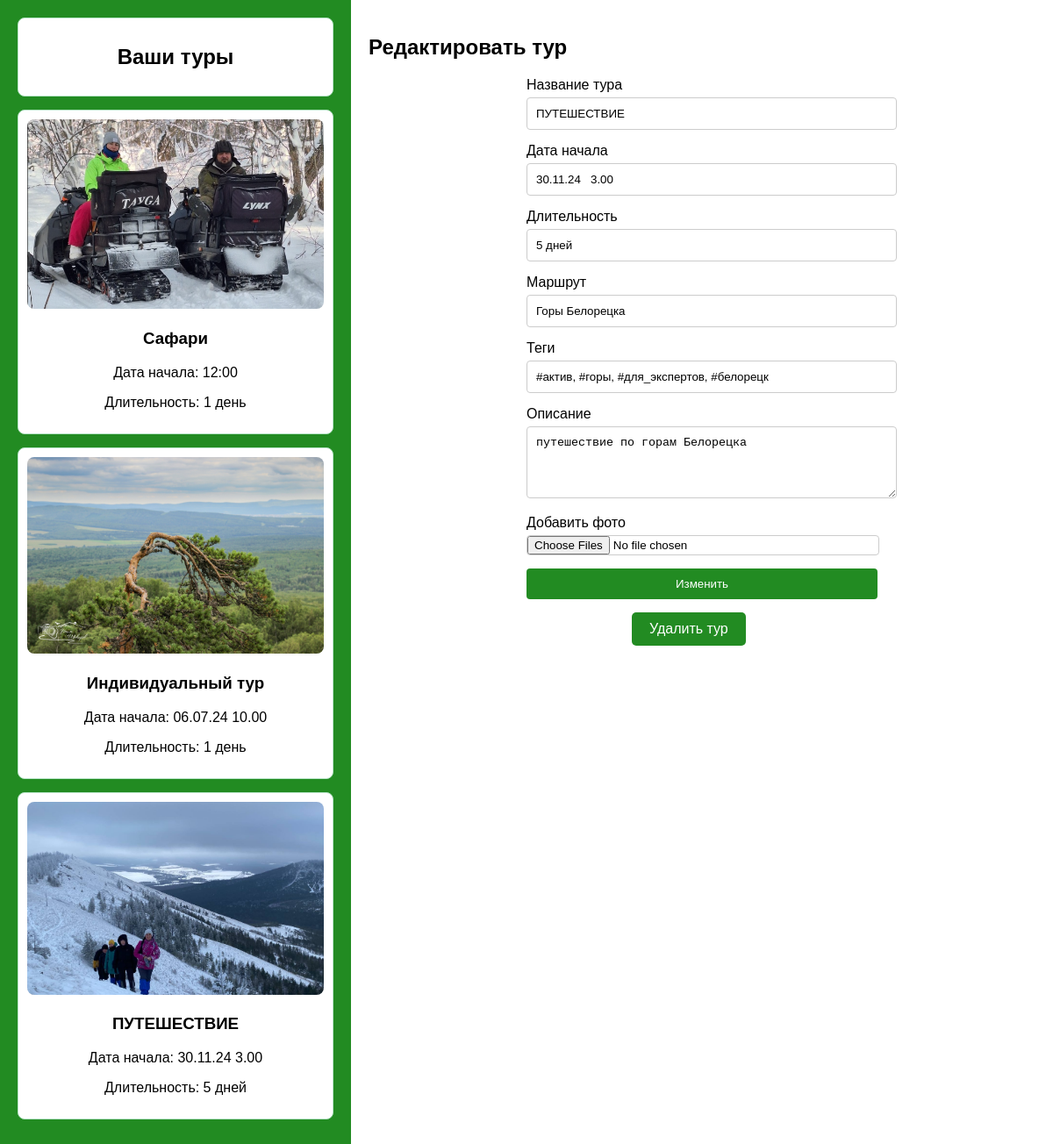
Page /admin/edit_tour/5 (signed in) on the committed database.
### tables this page shows
CREATE TABLE tours (id INTEGER PRIMARY KEY AUTOINCREMENT, title varchar (255), start_time varchar (255), duration varchar (255), route varchar (255), tags varchar (255), tour_agency varchar (255), photo varchar (255), agency_id varchar (255));

CREATE TABLE tour_descriptions (id INTEGER PRIMARY KEY AUTOINCREMENT, tour_id INTEGER, description varchar (255), program varchar (255), photo varchar (255));

### main.py (the view)
@app.get("/admin", response_class=HTMLResponse)
@app.get("/admin/edit_tour/{tour_id}", response_class=HTMLResponse)
@limiter.limit("120/minute")
async def admin_edit_tour(request: Request, tour_id: int = None):
    tour_agency_id = decode_jwt(request.cookies.get("Authorization")).get("tour_agency_id")
    if not tour_agency_id:
        return "NO PERMISSION"
    args = db.get_all_tours_agency(tour_agency_id)
    tour_list = [Tour(*args) for args in args]
    current_tour = db.get_tour_by_id(tour_id)
    current_tour_descriptions = db.get_description_tour(tour_id)
    if tour_id is not None:
        return templates.TemplateResponse(request=request, name="edit_tour.html", context={
            "tours": tour_list,
            "descriptions": TourDescription(*current_tour_descriptions),
            "is_edit": True,
            "current_tour": Tour(*current_tour)
        })
    return templates.TemplateResponse(request=request, name="edit_tour.html", context={
        "tours": tour_list,
        "is_edit": False
    })

### templates/edit_tour.html (shortened to what this page needs)
<!DOCTYPE html>
<html lang="ru">
<head>
    <link rel="stylesheet" href="/static/edit_tour.css">
</head>
<body>
    <div class="container">
        <div class="card-list">
            <div class="card" onclick="window.location.href='/admin'">
            <h2>Ваши туры</h2>
            </div>
            {% for tour in tours %}
            <div class="card" onclick="window.location.href='/admin/edit_tour/{{ tour.id }}'">
                <img src="/static/photo/{{ tour.photo }}" alt="{{ tour.title }}">
                <h3>{{ tour.title }}</h3>
                <p>Дата начала: {{ tour.start_time }}</p>
                <p>Длительность: {{ tour.duration }}</p>
            </div>
            {% endfor %}
        </div>
        {% if is_edit %}
        <div class="form-section">
            <h2>Редактировать тур</h2>
            <form action="/update-tour" method="post" enctype="multipart/form-data">
                <label for="title">Название тура</label>
                <input value="{{ current_tour.title }}" type="text" id="title" name="title" required>
                <label for="start_time">Дата начала</label>
                <input value="{{ current_tour.start_time }}" type="text" id="start_time" name="start_time" placeholder="дд.мм.гггг чч:мм" required>
                <label for="duration">Длительность</label>
                <input value="{{ current_tour.duration }}" type="text" id="duration" name="duration" placeholder="Количество дней" required>
                <label for="route">Маршрут</label>
                <input value="{{ current_tour.route }}" type="text" id="route" name="route" required>
                <label for="tags">Теги</label>
                <input value="{{ current_tour.tags }}" type="text" id="tags" name="tags" placeholder="Теги через запятую" required>
                <label for="description">Описание</label>
                <textarea id="description" name="description" rows="4">{{ descriptions.description }}</textarea>
                <label for="photos">Добавить фото</label>
                <input type="file" id="photos" name="photos" accept="image/*" multiple>
                <button type="submit">Изменить</button>
                <a type="rem-tour-btn" href="/rem_tour/{{ current_tour.id }}">Удалить тур</a>
            </form>
        </div>
        {% else %}
        <a class="add-tour-btn" href="/add_tour">Создать тур</a>
        {% endif %}
    </div>
</body>
</html>

### static/edit_tour.css (style rules this page uses)
body { font-family: Arial, sans-serif; margin: 0; display: flex; background-color: #f0f0f0; }
.container { display: flex; width: 100%; }
.card-list { width: 30%; background-color: #228B22; padding: 20px; box-shadow: 2px 0 5px rgba(0, 0, 0, 0.1); overflow-y: auto; max-height: 100vh; }
.card-list h2 { text-align: center; }
.card { background-color: #ffffff; border: 1px solid #b7e4c7; margin-bottom: 15px; padding: 10px; text-align: center; border-radius: 8px; cursor: pointer; }
.card img { width: 100%; height: auto; border-radius: 8px; }
.form-section { flex-grow: 1; padding: 20px; background-color: #ffffff; overflow-y: auto; max-height: 100vh; }
form { max-width: 400px; margin: auto; }
form label { display: block; margin-bottom: 5px; }
form input, form textarea, form button { width: 100%; padding: 10px; margin-bottom: 15px; border: 1px solid #ccc; border-radius: 4px; }
form input[type="file"] { padding: 0; }
form button { background-color: #228B22; color: white; border: none; cursor: pointer; transition: background-color 0.3s ease; }
form a { display: inline-block; text-decoration: none; padding: 10px 20px; background-color: #228B22; color: white; border: none; cursor: pointer; transition: background-color 0.3s ease; border-radius: 5px; margin-left: 30%; margin-right: auto; }

### rows in the picture
tours: photo (picture), title "Сафари", start_time "12:00", duration "1 день"
tours: photo (picture), title "Индивидуальный тур", start_time "06.07.24 10.00", duration "1 день"
tours: photo (picture), title "ПУТЕШЕСТВИЕ", start_time "30.11.24 3.00", duration "5 дней", route "Горы Белорецка", tags "#актив, #горы, #для_экспертов, #белорецк"
tour_descriptions: description "путешествие по горам Белорецка"
